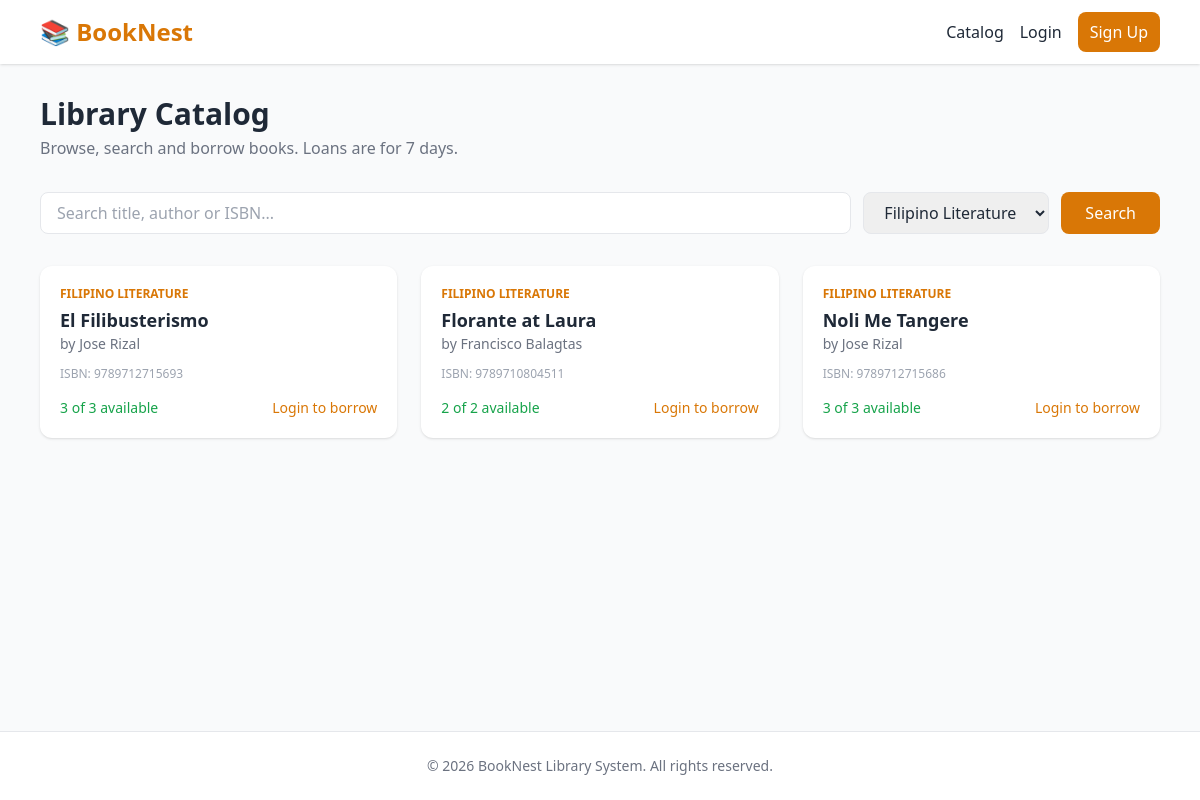
The app's page /index.php?category=4 with its own data.
### tables this page shows
CREATE TABLE IF NOT EXISTS books (
  id INT AUTO_INCREMENT PRIMARY KEY,
  title VARCHAR(200) NOT NULL,
  author VARCHAR(150) NOT NULL,
  isbn VARCHAR(20) NULL UNIQUE,
  category_id INT NULL,
  copies_total INT NOT NULL DEFAULT 1,
  copies_available INT NOT NULL DEFAULT 1,
  created_at TIMESTAMP DEFAULT CURRENT_TIMESTAMP,
  FOREIGN KEY (category_id) REFERENCES categories(id) ON DELETE SET NULL
);

CREATE TABLE IF NOT EXISTS categories (
  id INT AUTO_INCREMENT PRIMARY KEY,
  name VARCHAR(100) NOT NULL UNIQUE
);

### includes/functions.php (called while the page is built, shortened)
<?php
function e($data) {
    return htmlspecialchars((string)$data, ENT_QUOTES, 'UTF-8');
}
function url($path = '') {
    return BASE_URL . $path;
}
function is_logged_in() {
    return isset($_SESSION['user_id']);
}

### index.php (the view, shortened to what this page needs)
<?php
require_once __DIR__ . '/includes/header.php';
$q = trim($_GET['q'] ?? '');
$cat = (int)($_GET['category'] ?? 0);
$sql = "SELECT b.*, c.name AS category FROM books b
        LEFT JOIN categories c ON b.category_id = c.id WHERE 1=1";
$params = [];
if ($cat > 0) {
    $sql .= " AND b.category_id = ?";
    $params[] = $cat;
}
$sql .= " ORDER BY b.title";
$stmt = $db->prepare($sql);
$stmt->execute($params);
$books = $stmt->fetchAll();
$cats = $db->query("SELECT * FROM categories ORDER BY name")->fetchAll();
?>
<div class="mb-8">
  <h1 class="text-3xl font-bold mb-1">Library Catalog</h1>
  <p class="text-gray-500">Browse, search and borrow books. Loans are for 7 days.</p>
</div>
<form method="GET" class="flex flex-col md:flex-row gap-3 mb-8">
  <input type="text" name="q" id="book-search" value="<?php echo e($q); ?>" placeholder="Search title, author or ISBN..."
         class="flex-1 border rounded-lg px-4 py-2 focus:outline-none focus:ring-2 focus:ring-brand">
  <select name="category" class="border rounded-lg px-4 py-2 focus:outline-none focus:ring-2 focus:ring-brand">
    <?php foreach ($cats as $c): ?>
      <option value="<?php echo $c['id']; ?>" <?php echo $cat === (int)$c['id'] ? 'selected' : ''; ?>><?php echo e($c['name']); ?></option>
    <?php endforeach; ?>
  </select>
  <button class="bg-brand text-white px-6 py-2 rounded-lg hover:bg-brand-dark transition">Search</button>
</form>
<?php if (!$books): ?>
  <div class="bg-white rounded-xl shadow p-8 text-center text-gray-500">No books found.</div>
<?php else: ?>
<div class="grid sm:grid-cols-2 lg:grid-cols-3 gap-6">
  <?php foreach ($books as $b): ?>
  <div class="book-card bg-white rounded-xl shadow p-5 flex flex-col">
    <span class="text-xs text-brand font-semibold uppercase"><?php echo e($b['category'] ?? 'Uncategorized'); ?></span>
    <h2 class="text-lg font-bold mt-1"><?php echo e($b['title']); ?></h2>
    <p class="text-sm text-gray-500 mb-3">by <?php echo e($b['author']); ?></p>
    <p class="text-xs text-gray-400 mb-4">ISBN: <?php echo e($b['isbn'] ?? 'N/A'); ?></p>
    <div class="mt-auto flex items-center justify-between">
      <?php if ($b['copies_available'] > 0): ?>
        <span class="text-sm text-green-600 font-medium"><?php echo (int)$b['copies_available']; ?> of <?php echo (int)$b['copies_total']; ?> available</span>
      <?php else: ?>
        <span class="text-sm text-red-600 font-medium">All copies borrowed</span>
      <?php endif; ?>
      <?php if (!is_logged_in()): ?>
        <a href="<?php echo url('/auth/login.php'); ?>" class="text-sm text-brand hover:underline">Login to borrow</a>
      <?php endif; ?>
    </div>
  </div>
  <?php endforeach; ?>
</div>
<?php endif; ?>
<?php require_once __DIR__ . '/includes/footer.php'; ?>

### records on screen
books: category.name "FILIPINO LITERATURE", title "El Filibusterismo", author "Jose Rizal", isbn "9789712715693", copies_available "3", copies_total "3"
books: category.name "FILIPINO LITERATURE", title "Florante at Laura", author "Francisco Balagtas", isbn "9789710804511", copies_available "2", copies_total "2"
books: category.name "FILIPINO LITERATURE", title "Noli Me Tangere", author "Jose Rizal", isbn "9789712715686", copies_available "3", copies_total "3"

### other values on screen
form field category "Filipino Literature"
